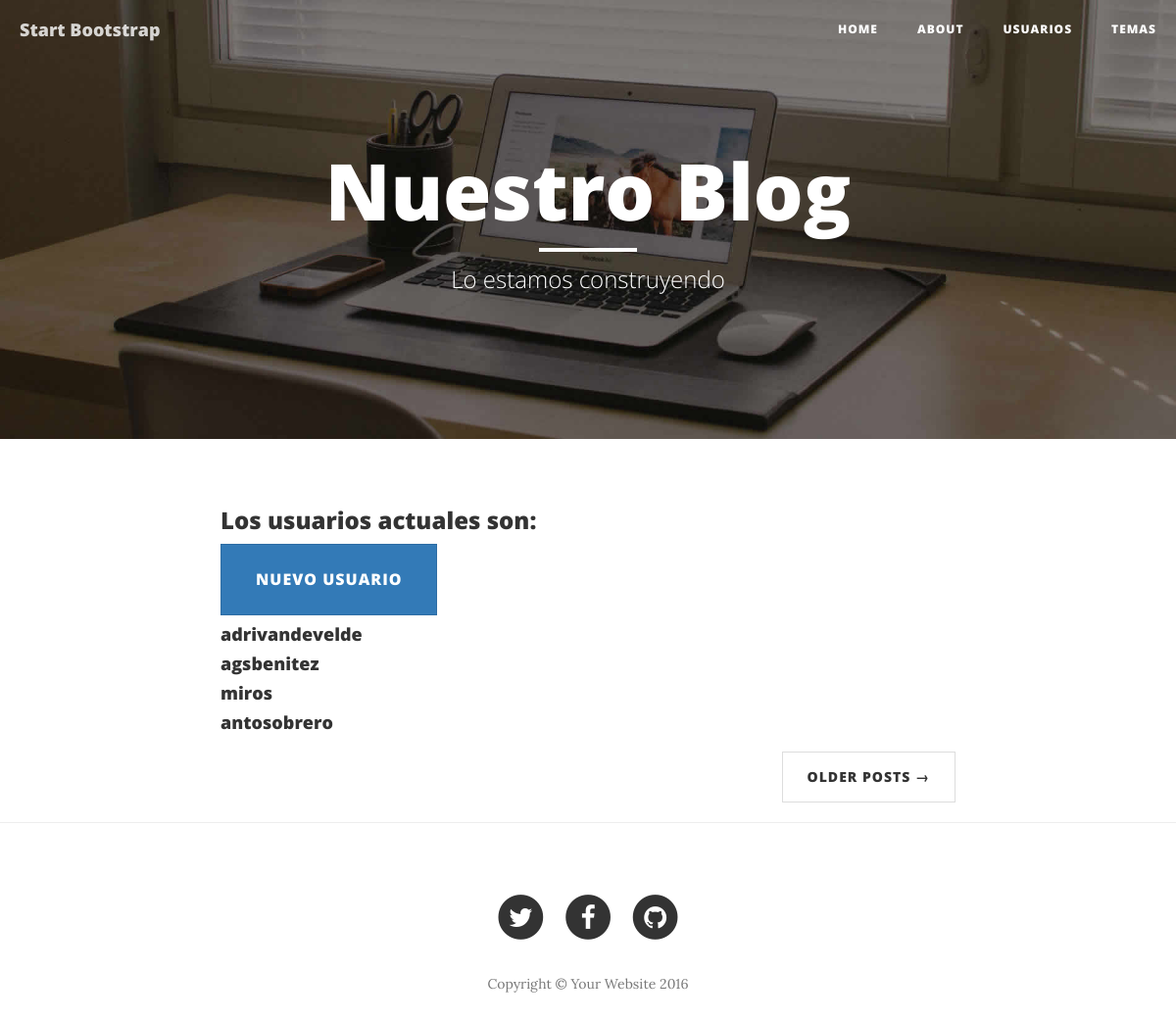
The page /post/lista_usuarios on the database its author committed.
### post_app/models.py (models this page shows)
class Usuarios(models.Model):
    username=models.CharField(max_length=30)
    nombre_usuario= models.CharField(max_length=30)
    apellido_usuario= models.CharField(max_length=30)
    email= models.EmailField()
    profesion = models.CharField(max_length=30)
    edad= models.DecimalField(decimal_places= 0, max_digits= 3)

### post_app/views.py (the view)
# urls.py: path('lista_usuarios', Usuarios_listView.as_view(), name="usuarios_list"),
class Usuarios_listView(ListView):
    model= Usuarios
    context_object_name= 'usuarios'
    template_name= 'usuarios_list.html'

### post_app/templates/usuarios_list.html
{% extends 'index.html' %}
{% load static %}
{% block content %}
    <h3>Los usuarios actuales son:</h3>
    <a href="{% url 'post_app:usuario_add' %}" class="btn btn-primary btn-lg role="button">Nuevo Usuario</a>
    {% for usuario in usuarios %}
        <h4>{{ usuario.username }}</h4>
    {% endfor %}
{% endblock content %}

### rows shown on the page
Usuarios: username "adrivandevelde"
Usuarios: username "agsbenitez"
Usuarios: username "miros"
Usuarios: username "antosobrero"
